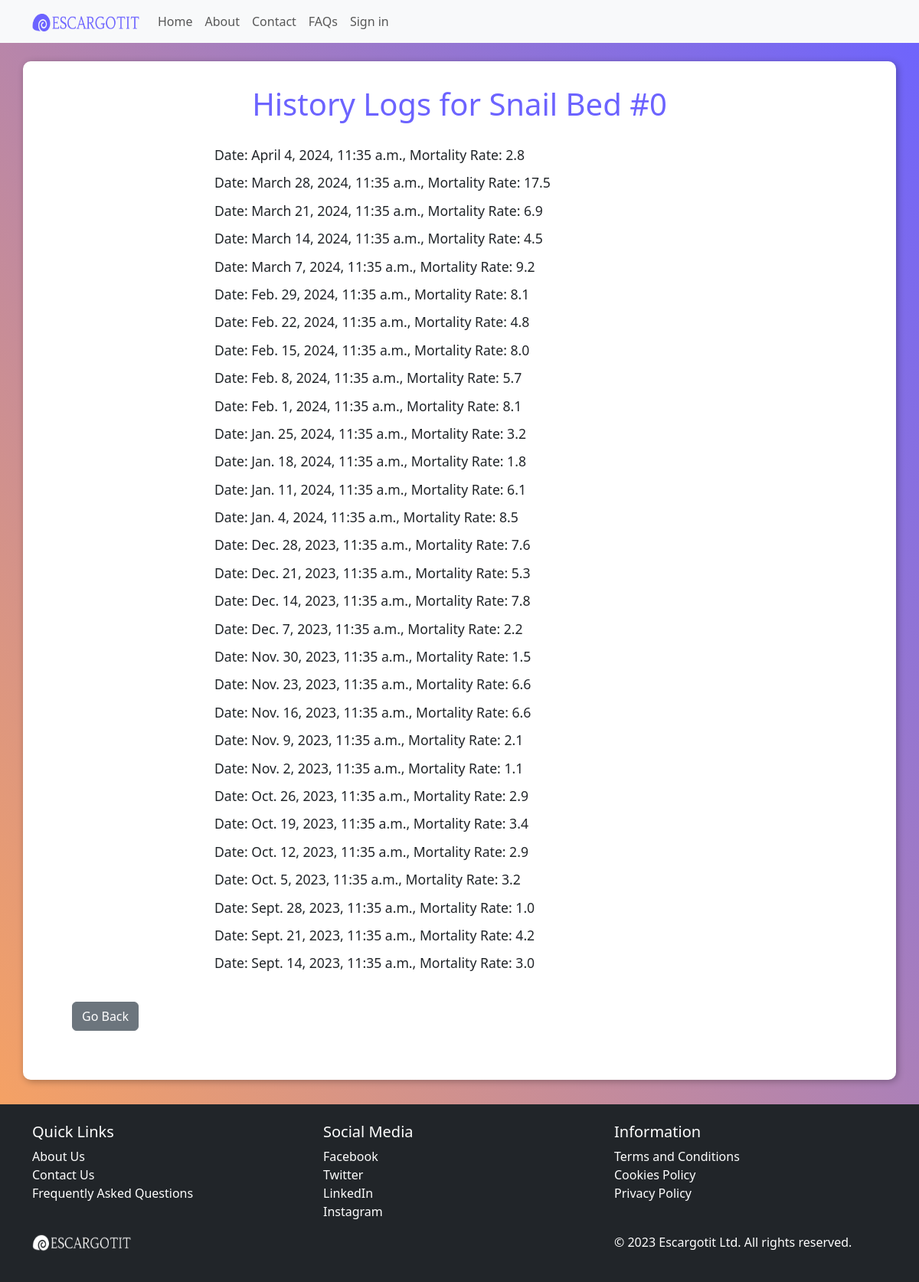
/view_mortality_rate_history/383/, run on the app's committed database.
### core/models.py (models this page shows, shortened)
class SnailBed(models.Model):
    bed_name = models.CharField(max_length=100, unique=False, null=True, blank=True)
    user = models.ForeignKey(AdminUser, on_delete=models.CASCADE, null=True, blank=True, db_constraint=False)
    employee = models.ForeignKey(EmployeeUser, on_delete=models.SET_NULL, null=True, blank=True, db_constraint=False)
    snail_amount = models.IntegerField(null=True, blank=True)
    hatch_rate = models.ForeignKey('SnailHatchRate', on_delete=models.SET_NULL, null=True, blank=True)
    mortality_rate = models.ForeignKey('SnailMortalityRate', on_delete=models.SET_NULL, null=True, blank=True)
    maturity_rate = models.ForeignKey('TimeTakenToMature', on_delete=models.SET_NULL, null=True, blank=True)
    snail_feed = models.ForeignKey('SnailFeed', on_delete=models.SET_NULL, null=True, blank=True)

class SnailMortalityRate(models.Model):
    snail_bed = models.ForeignKey(SnailBed, on_delete=models.CASCADE)
    preexisting_snail_amount = models.IntegerField(null=True, blank=True)
    expired_snail_amount = models.IntegerField(default=0)
    mortality_rate_percentage = models.DecimalField(max_digits=5, decimal_places=2, null=True, blank=True)
    datetime = models.DateTimeField(default=timezone.now)
    @property
    def mortality_rate_percentage(self):
        if self.preexisting_snail_amount > 0:
            return round( (self.expired_snail_amount / self.preexisting_snail_amount) * 100 , 1)
        else:
            return 0

### core/views.py (the view)
# urls.py: path('view_mortality_rate_history/<int:snail_bed_id>/', views.SnailMortalityRateListView.as_view(), name='view_mortality_rate_history'),
class SnailMortalityRateListView(ListView):
    model = SnailMortalityRate
    template_name = 'history.html'
    context_object_name = 'history_data'
    def get_queryset(self):
        snail_bed = get_object_or_404(SnailBed, id=self.kwargs['snail_bed_id'])
        return SnailMortalityRate.objects.filter(snail_bed=snail_bed).order_by('-datetime')
    def get_context_data(self, **kwargs):
        context = super().get_context_data(**kwargs)
        context['snail_bed'] = get_object_or_404(SnailBed, id=self.kwargs['snail_bed_id'])
        return context

### core/templatetags/filters.py (called while the page is built)
@register.filter
def classname(obj):
    return obj.__class__.__name__

### templates/history.html (shortened to what this page needs)
{% extends "base/base.html" %}
{% load static %}
{% load filters %}
{% block scripts %}
    <link href="{% static 'css/history.css' %}" rel="stylesheet" type="text/css">
{% endblock %}
{% block content %}
<div class="main container mt-4">
    <h1>History Logs for {{ snail_bed.bed_name }}</h1>
    {% if history_data %}
        <ul>
            {% for record in history_data %}
                {% with record|classname as modelclass %}
                    {% if modelclass == "SnailHatchRate" %}
                        <li>Date: {{ record.datetime }},
                            Hatch Rate: {{ record.hatch_rate_percentage }}</li>
                    {% elif modelclass == "SnailMortalityRate" %}
                        <li>Date: {{ record.datetime }},
                            Mortality Rate: {{ record.mortality_rate_percentage }}</li>
                    {% elif modelclass == "SnailFeed" %}
                        <li>Date Feed given: {{ record.consumed_on }},
                            Grams of Feed given: {{ record.grams_feed_given }}</li>
                    {% endif %}
                {% endwith %}
            {% endfor %}
        </ul>
    {% else %}
        <h3> No data available </h3>
    {% endif %}
    <div id="button-container">
        <a class="btn btn-secondary" href="{% url 'dashboard' %}">Go Back</a>
     </div>
</div>
{% endblock %}

### static/css/history.css (style rules this page uses)
body { background: linear-gradient(to bottom left, #6c63ff, #ffa659); }
.main.container { background-color: white; box-shadow: 2px 2px 10px rgba(0, 0, 0, 0.3); border-radius: 10px; margin-top: 2rem; margin-bottom: 2rem; padding: 1rem 3rem; }
h1 { color: #6c63ff; padding: 1rem; text-align: center; }
.main ul { padding-left: 0; display: flex; flex-direction: column; align-content: center; align-items: flex-start; justify-content: flex-start; width: 40rem; margin-left: auto; margin-right: auto; }
.main li { list-style-type: none; font-size: 1.1rem; margin-top: 5px; margin-bottom: 5px; }
#button-container { padding: 1rem; margin-bottom: 2rem; }

### data on the page
SnailBed: bed_name "Snail Bed #0"
SnailMortalityRate: datetime "April 4, 2024, 11:35 a.m.", mortality_rate_percentage "2.8"
SnailMortalityRate: datetime "March 28, 2024, 11:35 a.m.", mortality_rate_percentage "17.5"
SnailMortalityRate: datetime "March 21, 2024, 11:35 a.m.", mortality_rate_percentage "6.9"
SnailMortalityRate: datetime "March 14, 2024, 11:35 a.m.", mortality_rate_percentage "4.5"
SnailMortalityRate: datetime "March 7, 2024, 11:35 a.m.", mortality_rate_percentage "9.2"
SnailMortalityRate: datetime "Feb. 29, 2024, 11:35 a.m.", mortality_rate_percentage "8.1"
SnailMortalityRate: datetime "Feb. 22, 2024, 11:35 a.m.", mortality_rate_percentage "4.8"
SnailMortalityRate: datetime "Feb. 15, 2024, 11:35 a.m.", mortality_rate_percentage "8.0"
SnailMortalityRate: datetime "Feb. 8, 2024, 11:35 a.m.", mortality_rate_percentage "5.7"
SnailMortalityRate: datetime "Feb. 1, 2024, 11:35 a.m.", mortality_rate_percentage "8.1"
SnailMortalityRate: datetime "Jan. 25, 2024, 11:35 a.m.", mortality_rate_percentage "3.2"
SnailMortalityRate: datetime "Jan. 18, 2024, 11:35 a.m.", mortality_rate_percentage "1.8"
SnailMortalityRate: datetime "Jan. 11, 2024, 11:35 a.m.", mortality_rate_percentage "6.1"
SnailMortalityRate: datetime "Jan. 4, 2024, 11:35 a.m.", mortality_rate_percentage "8.5"
SnailMortalityRate: datetime "Dec. 28, 2023, 11:35 a.m.", mortality_rate_percentage "7.6"
SnailMortalityRate: datetime "Dec. 21, 2023, 11:35 a.m.", mortality_rate_percentage "5.3"
SnailMortalityRate: datetime "Dec. 14, 2023, 11:35 a.m.", mortality_rate_percentage "7.8"
SnailMortalityRate: datetime "Dec. 7, 2023, 11:35 a.m.", mortality_rate_percentage "2.2"
SnailMortalityRate: datetime "Nov. 30, 2023, 11:35 a.m.", mortality_rate_percentage "1.5"
SnailMortalityRate: datetime "Nov. 23, 2023, 11:35 a.m.", mortality_rate_percentage "6.6"
SnailMortalityRate: datetime "Nov. 16, 2023, 11:35 a.m.", mortality_rate_percentage "6.6"
SnailMortalityRate: datetime "Nov. 9, 2023, 11:35 a.m.", mortality_rate_percentage "2.1"
SnailMortalityRate: datetime "Nov. 2, 2023, 11:35 a.m.", mortality_rate_percentage "1.1"
SnailMortalityRate: datetime "Oct. 26, 2023, 11:35 a.m.", mortality_rate_percentage "2.9"
SnailMortalityRate: datetime "Oct. 19, 2023, 11:35 a.m.", mortality_rate_percentage "3.4"
SnailMortalityRate: datetime "Oct. 12, 2023, 11:35 a.m.", mortality_rate_percentage "2.9"
SnailMortalityRate: datetime "Oct. 5, 2023, 11:35 a.m.", mortality_rate_percentage "3.2"
SnailMortalityRate: datetime "Sept. 28, 2023, 11:35 a.m.", mortality_rate_percentage "1.0"
SnailMortalityRate: datetime "Sept. 21, 2023, 11:35 a.m.", mortality_rate_percentage "4.2"
SnailMortalityRate: datetime "Sept. 14, 2023, 11:35 a.m.", mortality_rate_percentage "3.0"
